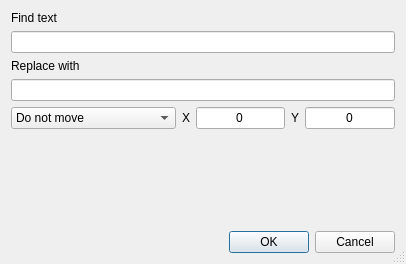
<?xml version="1.0" encoding="UTF-8"?>
<ui version="4.0">
 <class>ReplaceTextDlg</class>
 <widget class="QDialog" name="ReplaceTextDlg">
  <property name="geometry">
   <rect>
    <x>0</x>
    <y>0</y>
    <width>406</width>
    <height>264</height>
   </rect>
  </property>
  <property name="windowTitle">
   <string>Find and replace</string>
  </property>
  <property name="locale">
   <locale language="English" country="UnitedStates"/>
  </property>
  <property name="sizeGripEnabled">
   <bool>true</bool>
  </property>
  <layout class="QVBoxLayout" name="verticalLayout">
   <item>
    <widget class="QLabel" name="label">
     <property name="text">
      <string>Find text</string>
     </property>
    </widget>
   </item>
   <item>
    <widget class="QLineEdit" name="leFindText"/>
   </item>
   <item>
    <widget class="QLabel" name="label_2">
     <property name="text">
      <string>Replace with</string>
     </property>
    </widget>
   </item>
   <item>
    <widget class="QLineEdit" name="leReplaceWith"/>
   </item>
   <item>
    <layout class="QHBoxLayout" name="horizontalLayout">
     <item>
      <widget class="QComboBox" name="cbMoveType">
       <property name="sizeAdjustPolicy">
        <enum>QComboBox::AdjustToContents</enum>
       </property>
       <item>
        <property name="text">
         <string>Do not move</string>
        </property>
       </item>
       <item>
        <property name="text">
         <string>Absolute offset</string>
        </property>
       </item>
       <item>
        <property name="text">
         <string>Multiplying by text height</string>
        </property>
       </item>
      </widget>
     </item>
     <item>
      <widget class="QLabel" name="lblDX">
       <property name="text">
        <string>X</string>
       </property>
       <property name="alignment">
        <set>Qt::AlignRight|Qt::AlignTrailing|Qt::AlignVCenter</set>
       </property>
      </widget>
     </item>
     <item>
      <widget class="QLineEdit" name="leDX">
       <property name="text">
        <string>0</string>
       </property>
       <property name="alignment">
        <set>Qt::AlignCenter</set>
       </property>
      </widget>
     </item>
     <item>
      <widget class="QLabel" name="lblDY">
       <property name="text">
        <string>Y</string>
       </property>
      </widget>
     </item>
     <item>
      <widget class="QLineEdit" name="leDY">
       <property name="text">
        <string>0</string>
       </property>
       <property name="alignment">
        <set>Qt::AlignCenter</set>
       </property>
      </widget>
     </item>
    </layout>
   </item>
   <item>
    <spacer name="verticalSpacer">
     <property name="orientation">
      <enum>Qt::Vertical</enum>
     </property>
     <property name="sizeHint" stdset="0">
      <size>
       <width>20</width>
       <height>40</height>
      </size>
     </property>
    </spacer>
   </item>
   <item>
    <widget class="QDialogButtonBox" name="buttonBox">
     <property name="orientation">
      <enum>Qt::Horizontal</enum>
     </property>
     <property name="standardButtons">
      <set>QDialogButtonBox::Cancel|QDialogButtonBox::Ok</set>
     </property>
    </widget>
   </item>
  </layout>
 </widget>
 <resources/>
 <connections>
  <connection>
   <sender>buttonBox</sender>
   <signal>accepted()</signal>
   <receiver>ReplaceTextDlg</receiver>
   <slot>Accept()</slot>
   <hints>
    <hint type="sourcelabel">
     <x>248</x>
     <y>254</y>
    </hint>
    <hint type="destinationlabel">
     <x>157</x>
     <y>274</y>
    </hint>
   </hints>
  </connection>
  <connection>
   <sender>buttonBox</sender>
   <signal>rejected()</signal>
   <receiver>ReplaceTextDlg</receiver>
   <slot>reject()</slot>
   <hints>
    <hint type="sourcelabel">
     <x>316</x>
     <y>260</y>
    </hint>
    <hint type="destinationlabel">
     <x>286</x>
     <y>274</y>
    </hint>
   </hints>
  </connection>
 </connections>
 <slots>
  <slot>Accept()</slot>
 </slots>
</ui>
